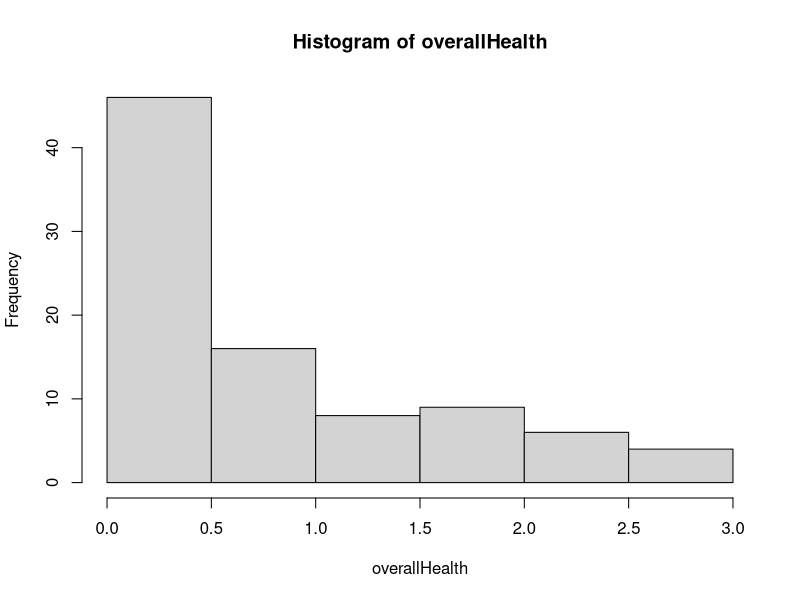

This chart was generated by the following R code: (Note: this script raises an error after producing the figure.)
options(digits=10)
library(jsonlite)
library(RColorBrewer)
#--------------------------------------------------------------------------------
toMarkerAndInfoWindow <- function(row)
{
   s0 <- "marker = new google.maps.Marker({"
   s1 <- sprintf("      position: {lat: %10.6f, lng: %10.6f}, ", row$lat, row$lon)
   s2 <- sprintf("      map, title: '%s',", row$id)
   s3 <- sprintf("      icon: %s", "defaultTreeMarker")
   s4 <- "      })"
   s <- sprintf("   %s\n%s\n%s\n%s\n%s", s0, s1, s2, s3, s4)

   iw0 <- "infoWindow = new google.maps.InfoWindow({"
   iw1 <- sprintf("       content: '%s'", row$id)
   iw2 <- "         })"
   iw <- sprintf("   %s\n%s\n%s", iw0, iw1, iw2)

   return(sprintf("%s\n%s", s, iw))

} # toMarker
#--------------------------------------------------------------------------------
tbl <- read.table("hemlocks.csv", sep=",", header=TRUE, as.is=TRUE, nrow=-1)
healthSums <- apply(tbl[, c("h1", "h2", "h3")], 1, sum, na.rm=TRUE)
goodValues <- apply(tbl[, c("h1", "h2", "h3")], 1, function(row) length(which(!is.na(row))))
overallHealth <- round(healthSums/goodValues, digits=2)
hist(overallHealth)
tbl$h <- overallHealth
preferredColumnOrder <- c("id","lat","lon","dbh","h1","h2","h3","h","aspect","slope","date","comments","observer")
tbl <- tbl[, preferredColumnOrder]
print(dim(tbl))
jsonText = toJSON(tbl, na="string", digits=6)
writeLines(jsonText, con="hemlocks.json")
printf("wrote %d lines to hemlock.json", nrow(tbl))
#for(i in 1:5)  # nrow(tbl))
#    writeLines(toMarkerAndInfoWindow(tbl[i,]))
